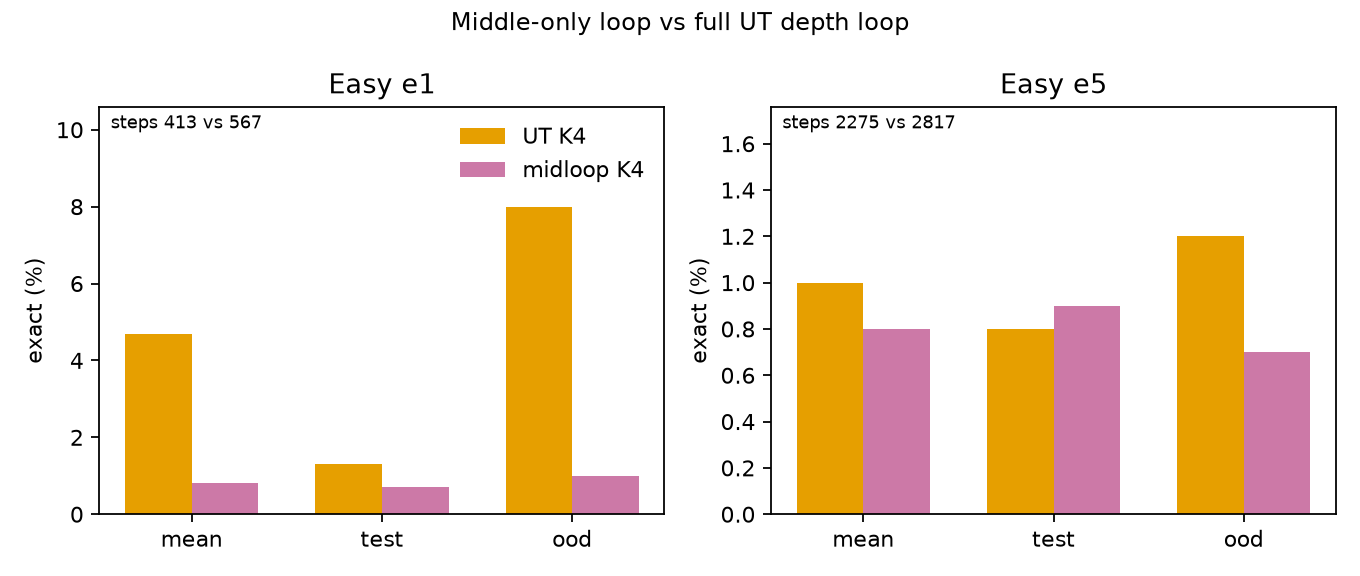

Write the Python code that produced this figure.
"""Midloop (pre/mid×4/post) vs UT K4 on Easy e1/e5."""

from __future__ import annotations

import json
from pathlib import Path

import matplotlib.pyplot as plt

ROOT = Path(__file__).resolve().parents[1]
METRICS = ROOT / "metrics"
OUT = Path(__file__).with_suffix(".png")

C_UT = "#E69F00"
C_MID = "#CC79A7"


def load(name: str) -> dict:
    rows = [
        json.loads(line)
        for line in (METRICS / name).read_text().splitlines()
        if line.strip()
    ]
    summary = next(r for r in rows if r["type"] == "summary")
    evals = {
        r["split"]: r["exact_accuracy"] for r in rows if r["type"] == "evaluation"
    }
    return {
        "mean": 100.0 * summary["mean_exact_accuracy"],
        "test": 100.0 * evals["test"],
        "ood": 100.0 * evals["ood"],
        "steps": summary["completed_steps"],
    }


def main() -> None:
    fig, axes = plt.subplots(1, 2, figsize=(8.5, 3.6))
    metrics = ["mean", "test", "ood"]
    x = range(len(metrics))
    w = 0.35
    for ax, title, ut_n, mid_n in [
        (axes[0], "Easy e1", "depth_d32_k4_ut_e1.jsonl", "depth_d32_midloop_k4_e1.jsonl"),
        (axes[1], "Easy e5", "depth_d32_k4_ut_e5.jsonl", "depth_d32_midloop_k4_e5.jsonl"),
    ]:
        ut, mid = load(ut_n), load(mid_n)
        ax.bar([i - w / 2 for i in x], [ut[m] for m in metrics], w, label="UT K4", color=C_UT)
        ax.bar(
            [i + w / 2 for i in x],
            [mid[m] for m in metrics],
            w,
            label="midloop K4",
            color=C_MID,
        )
        ax.set_xticks(list(x), metrics)
        ax.set_ylabel("exact (%)")
        ax.set_title(title)
        ax.set_ylim(0, max([ut[m] for m in metrics] + [mid[m] for m in metrics]) * 1.3 + 0.2)
        ax.text(
            0.02,
            0.98,
            f"steps {ut['steps']} vs {mid['steps']}",
            transform=ax.transAxes,
            va="top",
            fontsize=8,
        )
    axes[0].legend(frameon=False)
    fig.suptitle("Middle-only loop vs full UT depth loop", fontsize=11)
    fig.tight_layout()
    fig.savefig(OUT, dpi=160)
    print(f"wrote {OUT}")


if __name__ == "__main__":
    main()
